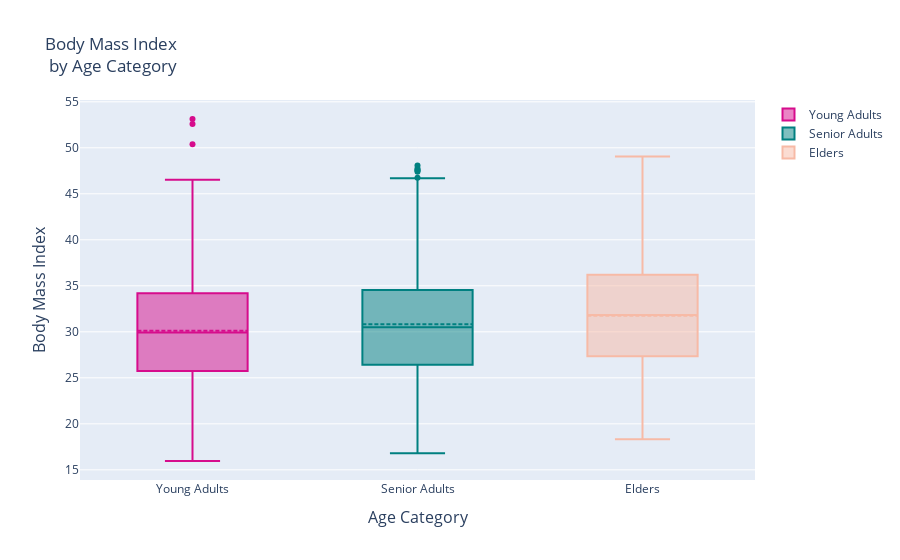

Here is the notebook cell this chart was saved with:
### Code cell
trdata = [trace0, trace1, trace2]

layout = go.Layout(title="Body Mass Index <br> by Age Category", xaxis=dict(title="Age Category", titlefont=dict(size=16)),
                  yaxis=dict(title="Body Mass Index", titlefont=dict(size=16)))

fig = go.Figure(data=trdata, layout=layout)
iplot(fig)

### Figure 1 — Plotly figure (JSON) as saved in the notebook; plotly's stock layout.template omitted (floating-point values rounded to 4 significant figures; data arrays with more than 128 entries replaced by an {"elided": "..."} marker saying what was removed)
{"data": [{"boxmean": true, "marker": {"color": "rgb(214, 12, 140)"}, "name": "Young Adults", "type": "box", "y": {"elided": "574 float values"}}, {"boxmean": true, "marker": {"color": "rgb(0, 128, 128)"}, "name": "Senior Adults", "type": "box", "y": {"elided": "548 float values"}}, {"boxmean": true, "marker": {"color": "rgb(247, 186, 166)"}, "name": "Elders", "type": "box", "y": {"elided": "216 float values"}}], "layout": {"title": {"text": "Body Mass Index <br> by Age Category"}, "xaxis": {"title": {"font": {"size": 16}, "text": "Age Category"}}, "yaxis": {"title": {"font": {"size": 16}, "text": "Body Mass Index"}}}}
